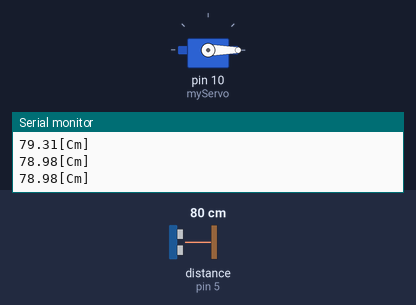
A sketch run on a simulated Arduino Uno, built with avr-gcc and run on an emulated ATmega328P. On the bench: servo, the last lines printed to the serial monitor. Wiring (inferred from the names in the program): ultrasonic range finder: trigger pin 4; echo pin 5. Inputs (shaded band) come from the test bench; at power-on: distance to the obstacle (sensor on pin 5) 80 cm. The echo pulse lasts 58.3 µs per cm.

Above: at 1.3 s.
1.4 s: distance to the obstacle (sensor on pin 5) set to 34 cm
2.9 s: distance to the obstacle (sensor on pin 5) set to 28 cm
At 3.9 s:
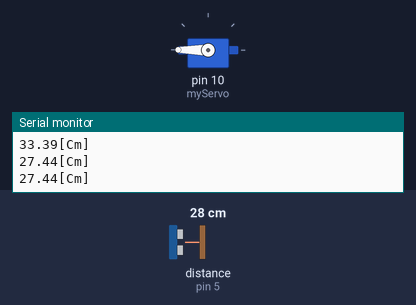
4.5 s: distance to the obstacle (sensor on pin 5) set to 35 cm
At 5.4 s:
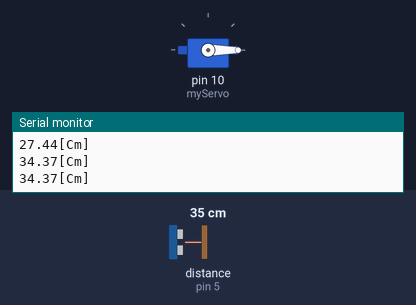
6.0 s: distance to the obstacle (sensor on pin 5) set to 2 cm
At 6.8 s:
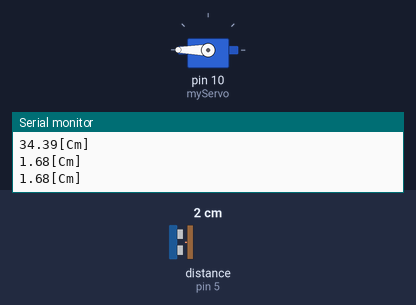
Timing chart, 0 to 8.5 s (numbered marks = the images above; inputs shaded):
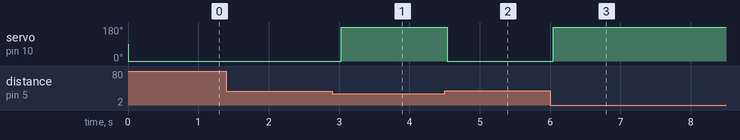

Measured:
- the behaviour switches between 31 and 30 cm on distance to the obstacle (sensor on pin 5) (found by bisection; images 0 and 1)
- after the input at 2.9 s, servo on pin 10 (myServo): 0° → 180° after 0.13 s
- after the input at 4.5 s, servo on pin 10 (myServo): 180° → 0° at once
- after the input at 6.0 s, servo on pin 10 (myServo): 0° → 180° at once

The sketch:

ex20-1.ino
```cpp
#include <Servo.h>

Servo myServo;

int Trig = 4 ;   // 초음파 송신핀
int Echo = 5 ; // 초음파 수신핀

int angle = 0;

void setup() {
  Serial.begin(9600);
  pinMode(Trig,OUTPUT);
  pinMode(Echo,INPUT);
  myServo.attach(10);
}

void loop() {
  int dur ;
  float dis ;
 digitalWrite(Trig,HIGH); // 초음파 발사
 delayMicroseconds(10); // 10 마이크로 초 정도만 초음파를 발생
 digitalWrite(Trig,LOW) ; // 초음파 발사 중지

 dur = pulseIn(Echo, HIGH); // 초음파가 반사해서 돌아오는 시간을 기다린다.
 dis = (float) dur *0.017 ;  // 반사된 초음파가 측정된 시간을 cm로 변환
 Serial.print(dis);
 Serial.println("[Cm]");

 if(dis < 30 ) angle = 180;
 else angle = 0;

 myServo.write(angle);
 delay(500);
}
```
